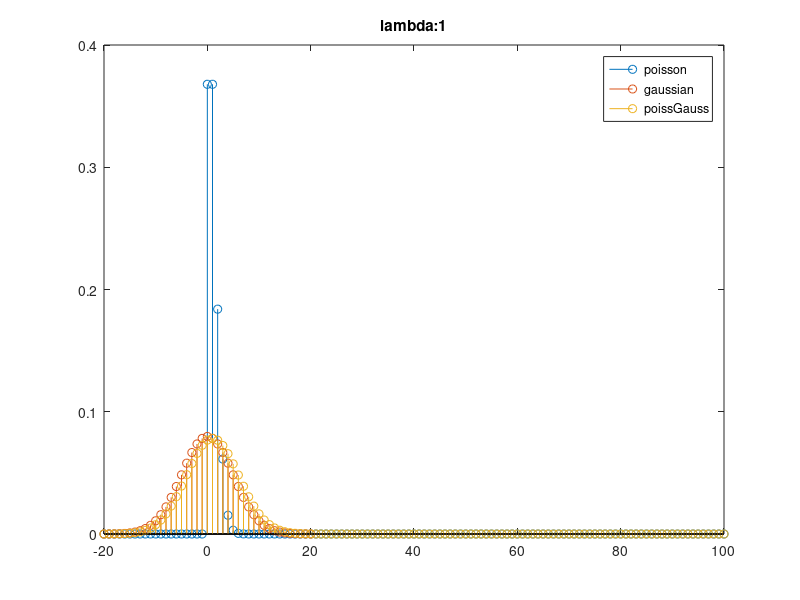
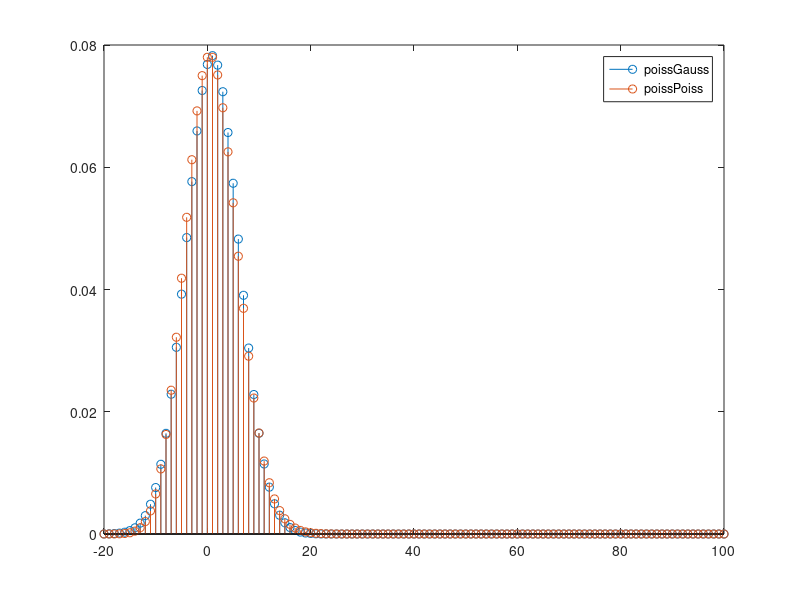

These charts were generated, in order, by the following MATLAB code: (Note: this script raises an error after producing the figures.)
%% explore poisson * gaussian noise
electronDOM = -20:1:100;
findDOM = 0:0.01:100;
offset = 0;
sigma = 5;
lambda = 1;
poiss = poisspdf(electronDOM,lambda);
gaussDOM = -round(sigma*4)+offset:round(sigma*4)+offset;
gauss = normpdf(gaussDOM,offset,sigma);
gauss = gauss / sum(gauss(:));
poissGauss = conv(poiss,gauss,'same');

poissPoiss = poisspdf(electronDOM+sigma^2,lambda+sigma^2);
figure;stem(electronDOM,poiss);hold on;stem(gaussDOM,gauss);stem(electronDOM,poissGauss);legend('poisson','gaussian','poissGauss');title(['lambda:' num2str(lambda)]);
figure;stem(electronDOM,poissGauss);hold on;stem(electronDOM,poissPoiss);legend('poissGauss','poissPoiss');

figure;plot(findDOM,contPoissPDF(findDOM,lambda));hold on; plot(findDOM,DPoissDLambdaPDF(findDOM,lambda));

lambdaDOM = 0:0.1:35;
datum = 5;
poiss = contPoissPDF(datum,lambdaDOM);
poissGauss = conv(poiss,gauss,'same');
figure;plot(lambdaDOM,poiss);hold on;plot(lambdaDOM,poissGauss);legend('poisson','poiss*gauss');
figure;hold on;
for datum = 0:5:20;
    poiss = contPoissPDF(datum,lambdaDOM);
    poissGauss = conv(poiss,gauss,'same');
    plot(lambdaDOM,poissGauss);
end
%% generate figure of noise

QE = 0.7;
offset = 100;
gain = 1/0.49;
synTest = genSyntheticSpots('useCase',2);
background = synTest.synBak;
spots = synTest.synAmp;
% background = padarray(synTest.synBak,[6,6,6]);
% spots      = padarray(synTest.synAmp,[6,6,6]);

dataSetSize = size(spots);
kernel = synTest.kernel;
kernel = kernel / sum(kernel(:));
kernel = threshPSF(kernel,0.000015);
kernel = kernel / sum(kernel(:));
background = convn(background,kernel);
background = unpadarray(background,size(spots));
kernel = kernel/max(kernel(:));
cameraNoise = genLogNormalNoiseVar(size(spots(:,:,1)))*1/gain^2;
cameraNoise = repmat(cameraNoise,[1 1 size(spots,3)]);
%cameraNoise = repmat(lognrnd(1.6,1.1,[dataSetSize(1),dataSetSize(2)]),[1 1 dataSetSize(3)]);
logKern = LOG3D([0.9,0.9,0.9].^2,[7 7 7]);

for i = 1:4
    bkgndPoiss = poissrnd(background);
    spotsPoiss = poissrnd(spots);
    bothPoiss = bkgndPoiss+spotsPoiss;
    sampledCameraNoise = normrnd(0,sqrt(cameraNoise));
    ADUdata = (bothPoiss+sampledCameraNoise)*QE*gain + offset;
    electronData = returnElectrons(ADUdata,gain,offset,QE);
    detected = findSpotsStage1(electronData,kernel,cameraNoise);
    detectedSans = findSpotsStage1(electronData,kernel,ones(size(cameraNoise)));
    logged = filterND(electronData,logKern);
    totalOutput = cat(2,spotsPoiss,bkgndPoiss,sampledCameraNoise,bothPoiss+sampledCameraNoise);
    exportSingleFitsStack(['~/Desktop/totalOutput' num2str(i)],xyMaxProjND(totalOutput));
    exportSingleFitsStack(['~/Desktop/LLRatio' num2str(i)],xyMaxProjND(detected.LLRatio));
    exportSingleFitsStack(['~/Desktop/log' num2str(i)],xyMaxProjND(logged));
end



electronData = returnElectrons(sampledData,cameraParams.gain,cameraParams.offset,cameraParams.QE);
detected = findSpotsStage1(electronData,kernel,cameraNoise);
detectedSans = findSpotsStage1(electronData,kernel,ones(size(cameraNoise)));

plot3Dstack(detected.LLRatio)

exportSingleFitsStack('~/Desktop/data',xyMaxProjND(sampledData));
exportSingleFitsStack('~/Desktop/truth',xyMaxProjND(spots));
exportSingleFitsStack('~/Desktop/bak',xyMaxProjND(background));
exportSingleFitsStack('~/Desktop/noise',xyMaxProjND(cameraNoise));
exportSingleFitsStack('~/Desktop/poisson',xyMaxProjND(poissonNoiseOnly));
exportSingleFitsStack('~/Desktop/LLRatio',xyMaxProjND(detected.LLRatio));
exportSingleFitsStack('~/Desktop/LLRatioSansNoiseModel',xyMaxProjND(detectedSans.LLRatio));
exportSingleFitsStack('~/Desktop/B',xyMaxProjND(detected.B1));
exportSingleFitsStack('~/Desktop/A',xyMaxProjND(detected.A1));
exportSingleFitsStack('~/Desktop/B0',xyMaxProjND(detected.B0));
exportSingleFitsStack('~/Desktop/truthBak',xyMaxProjND(trueData));
%% generate a bunch of spots at different As and Bs then test spot detection codeon those datasets
dataSetSize = [21,21,11];
readNoiseData = repmat(lognrnd(1.6,1.1,[dataSetSize(1),dataSetSize(2)]),[1 1 dataSetSize(3)]);
gain          = 2.1;     % ADU/electrons
offset        = 100;     % ADU units
QE            = 0.7;
Nsamples      = 10;
params = {'dataSetSize',dataSetSize,'readNoiseData',readNoiseData,'gain',gain,'offset',offset,'QE',QE,'Nsamples',Nsamples};
% genDataSetGivenAB(1000,1,params{:});
genBatteryOfABs(params);
% CHECK IF READNOISE IS BEING PASSED TO FCSPOTDETECTION3
doSpotDetectionOnDataSet('~/Desktop/matlabGenerated/fcData/genData');
% analyzeDataSet('/Users/fchang/Desktop/matlabGenerated/fcProcessed');
analyzeDetectedSpots('~/Desktop/matlabGenerated/fcProcessed','~/Desktop/matlabGenerated/fcData/genData');
%% test recall rate and localization error at a given A,B value
A = 100;
B = 5;
% generate sample dataset size
sampleSpot                = genSyntheticSpots(...
    'useCase',1);
readNoiseData = repmat(lognrnd(1.6,1.1,size(sampleSpot.data(:,:,1))),[1 1 size(sampleSpot.data,3)]);
gain          = 2.1;     % ADU/electrons
offset        = 100;     % ADU units
QE            = 0.7;

% here is a single spot with parameters {xp,yp,zp,amp},
spotParamStruct1.xp       = 0.45657e-6;          % (units m in specimen plane)
spotParamStruct1.yp       = 0.12246e-6;          % (units m in specimen plane)
spotParamStruct1.zp       = 0.113245e-6;         % (units m in specimen plane)
spotParamStruct1.amp      = A;                   % (number of electrons at peak)
spotList                  = {spotParamStruct1};
sampleSpot                = genSyntheticSpots(...
    'useCase',2,'bkgndVal',B,'readNoise',readNoiseData,'gain',gain,'offset',offset,'QE',QE,'spotList',spotList);

groundTruthData = sampleSpot.synAmp + sampleSpot.synBak;
cameraNoiseData = genCameraNoiseOnly(groundTruthData,'readNoise',readNoiseData,'gain',gain,'offset',offset,'QE',QE);
[electronData,photonData] = returnElectrons(cameraNoiseData,gain,offset,QE);

% generate theta vector for that sample spot
theta = genThetaFromSynSpotStruct_for_single3DGauss(sampleSpot.synSpotList{1});
% generate domain of the sample spot
domains = genDomainFromSampleSpot(sampleSpot);

% setup spot info struct for spot detection
sigmaSqVector = cell2mat(theta(4:6));
sizeVector = [7 7 7];
kernel = ndGauss(sigmaSqVector,sizeVector);
% normalize kernele to peak height = 1
kernel = kernel / max(kernel(:));
spotInfo.spotData = kernel;
spotInfo.lambdaModel = @lambda_single3DGauss;
spotInfo.constThetaVals = sigmaSqVector;
spotInfo.constThetaSet = [0 0 0 1 1 1 0 0];
[spotParams,estimated,candidates] = fcSpotDetection(electronData);
%% check broken pixel correction
% camera settings
sampleSpot                = genSyntheticSpots(...
    'useCase',1);
readNoiseData = repmat(lognrnd(1.6,1.1,size(sampleSpot.data(:,:,1))),[1 1 size(sampleSpot.data,3)]);
gain          = 2.1;     % ADU/electrons
offset        = 100;     % ADU units
QE            = 0.7;
% % here is a single spot with parameters {xp,yp,zp,amp},
% spotParamStruct1.xp       = 0.45657e-6;          % (units m in specimen plane)
% spotParamStruct1.yp       = 0.12246e-6;          % (units m in specimen plane)
% spotParamStruct1.zp       = 0.113245e-6;         % (units m in specimen plane)
% spotParamStruct1.amp      = 7;                   % (number of electrons at peak)
background                = 5;
% % generate that spot
% spotList                  = {spotParamStruct1};
%  sampleSpot                = genSyntheticSpots(...
%     'useCase',2,'spotList',spotList,'bkgndVal',background,'readNoise',readNoise,'gain',gain,'offset',offset,'QE',QE);

meanInt = 40;
sampleSpot                = genSyntheticSpots(...
    'useCase',1,'bkgndVal',background,'readNoise',readNoiseData,'gain',gain,'offset',offset,'QE',QE,'meanInt',meanInt);
% convert back to photons
[electronData,photonData] = returnElectrons(sampleSpot.data,gain,offset,QE);
% generate theta vector for that sample spot
theta = genThetaFromSynSpotStruct_for_single3DGauss(sampleSpot.synSpotList{1});
% generate domain of the sample spot
domains = genDomainFromSampleSpot(sampleSpot);

% setup spot info struct for spot detection
sigmaSqVector = cell2mat(theta(4:6));
sizeVector = [7 7 7];
kernel = ndGauss(sigmaSqVector,sizeVector);
% normalize kernele to peak height = 1
kernel = kernel / max(kernel(:));
spotInfo.spotData = kernel;
spotInfo.lambdaModel = @lambda_single3DGauss;
spotInfo.constThetaVals = sigmaSqVector;
spotInfo.constThetaSet = [0 0 0 1 1 1 0 0];

% spot detection
% estimated = findSpotsStage1(electronData,spotInfo.spotData,readNoiseData);
% plot3Dstack(estimated.LLRatio);
% plot3Dstack(sampleSpot.synAmp);
% plot3Dstack(readNoiseData);
% estimatedNAIVE = findSpotsStage1(electronData,spotInfo.spotData,1.6*ones(size(sampleSpot.data)));
% plot3Dstack(estimatedNAIVE.LLRatio);

% simulate spots many times and see what it looks like variable camera
% noise looks like
saveFolder = '~/Desktop/variableReadNoiseSim';
mkdir(saveFolder);
N = 100;
I = imread('rice.png');
breakNumPixels = 10;
truthData = sampleSpot.synAmp + sampleSpot.synBak;
selectPixel = randperm(numel(truthData));
selectPixel = selectPixel(1:breakNumPixels);
readNoiseData(selectPixel) = inf;
for i = 1:N
    sampledData = genMicroscopeNoise(truthData,'readNoise',readNoiseData,'gain',gain,'offset',offset,'QE',QE);
    % break the pixels
    %     sampledData(selectPixel) =  100;
    [electronData,photonData] = returnElectrons(sampledData,gain,offset,QE);
    electronData(selectPixel) = 100;
    estimated = findSpotsStage1(electronData,spotInfo.spotData,readNoiseData);
    estimatedNAIVE = findSpotsStage1(electronData,spotInfo.spotData,1.6*ones(size(sampledData)));
    
    estimatedLLRatio = return3Views(estimated.LLRatio,-1);
    estimatedNAIVELLRatio = return3Views(estimatedNAIVE.LLRatio,-1);
    electronData = return3Views(electronData,-1);
    
    exportSingleFitsStack([saveFolder filesep 'electronData' num2str(i)],electronData);
    exportSingleFitsStack([saveFolder filesep 'estimatedNAIVELLRatio' num2str(i)],estimatedNAIVELLRatio);
    exportSingleFitsStack([saveFolder filesep 'estimatedLLRatio' num2str(i)],estimatedLLRatio);
end

% simulate many times and see how broken pixels look like
exportSingleFitsStack([saveFolder filesep 'truthData'],return3Views(sampleSpot.synAmp));
exportSingleFitsStack([saveFolder filesep 'readNoise'],return3Views(readNoiseData));


%% do spot detection
% camera settings
readNoise     = 1.0;     % electrons (sigma = rms)
gain          = 2.1;     % ADU/electrons
offset        = 100;     % ADU units
QE            = 0.7;
% % here is a single spot with parameters {xp,yp,zp,amp},
% spotParamStruct1.xp       = 0.45657e-6;          % (units m in specimen plane)
% spotParamStruct1.yp       = 0.12246e-6;          % (units m in specimen plane)
% spotParamStruct1.zp       = 0.113245e-6;         % (units m in specimen plane)
% spotParamStruct1.amp      = 7;                   % (number of electrons at peak)
background                = 5;
% % generate that spot
% spotList                  = {spotParamStruct1};
%  sampleSpot                = genSyntheticSpots(...
%     'useCase',2,'spotList',spotList,'bkgndVal',background,'readNoise',readNoise,'gain',gain,'offset',offset,'QE',QE);

meanInt = 10;
sampleSpot                = genSyntheticSpots(...
    'useCase',1,'bkgndVal',background,'readNoise',readNoise,'gain',gain,'offset',offset,'QE',QE,'meanInt',meanInt);
% convert back to photons
[electronData,photonData] = returnElectrons(sampleSpot.data,gain,offset,QE);
% generate theta vector for that sample spot
theta = genThetaFromSynSpotStruct_for_single3DGauss(sampleSpot.synSpotList{1});
% generate domain of the sample spot
domains = genDomainFromSampleSpot(sampleSpot);

% setup spot info struct for spot detection
sigmaSqVector = cell2mat(theta(4:6));
sizeVector = [7 7 7];
kernel = ndGauss(sigmaSqVector,sizeVector);
% normalize kernele to peak height = 1
kernel = kernel / max(kernel(:));
spotInfo.spotData = kernel;
spotInfo.lambdaModel = @lambda_single3DGauss;
spotInfo.constThetaVals = sigmaSqVector;
spotInfo.constThetaSet = [0 0 0 1 1 1 0 0];
readNoiseData = readNoise*ones(size(electronData));
% spot detection
spotParams = fcSpotDetection(electronData,spotInfo,readNoiseData);

%% test cramer rao bound
N = 10000;
% if you want to use user defined spots
spotParamStruct1.xp   = 0.45657e-6;  %(units m in specimen plane)
spotParamStruct1.yp   = 0.12246e-6;  %(units m in specimen plane)
spotParamStruct1.zp   = 0.113245e-6;  %(units m in specimen plane)
spotParamStruct1.amp  = 7;    %(number of electrons at peak)
spotList        = {spotParamStruct1};
test = genSyntheticSpots('useCase',2,'spotList',spotList);
% data holders
maskHolder = false(size(test.data,1),size(test.data,2),N);
numPixHolder = zeros(N,1);
otherHolder = cell(N,1);
statHolderForLoose = cell(N,1);
statHolderTight    = cell(N,1);
% generate ideal 7x7x7 candidate
BWmask = zeros(size(test.data));
BWmask(round(test.synSpotList{1}.xPixel),round(test.synSpotList{1}.yPixel),round(test.synSpotList{1}.zPixel)) = 1;
BWmask = imdilate(BWmask,strel('arbitrary',ones(7,7,7)));
stats1 = regionprops(BWmask,'PixelIdxList','PixelList');
candidates.BWmask   = BWmask;
candidates.stats    = stats1;
% generate spots
kernSize = [7,7,7];
gaussSigmas = [test.synSpotList{1}.sigmaxy,test.synSpotList{1}.sigmaxy,test.synSpotList{1}.sigmaz];
gaussKern = ndGauss(gaussSigmas,kernSize);
gaussKern = gaussKern / max(gaussKern(:));
% generate read noise
sigmasq = 1.6*ones(size(test.data));
% find spots
fprintf('Progress:\n');
fprintf(['\n' repmat('.',1,N) '\n\n']);
tic;
parfor ii = 1:N
    fprintf('\b|\n');
    test = genSyntheticSpots('useCase',2,'spotList',spotList);
    [~, photons]= returnElectrons(test.data,2.1,100,0.7);
    % detect spots
    detected = findSpotsStage1(photons,gaussKern,sigmasq);
    candidatesSimple = findSpotsStage2(detected);
    maskHolder(:,:,ii) = maxintensityproj(candidates.BWmask,3);
    statHolderForLoose{ii} = findSpotsStage3(photons,gaussSigmas,sigmasq,detected,candidatesSimple,'doPloteveryN',inf);
    statHolderTight{ii} = findSpotsStage3(photons,gaussSigmas,sigmasq,detected,candidates,'doPloteveryN',inf);
end
toc
checkCramerRaoBound(statHolderForLoose,test.synSpotList{1},kernSize,sigmasq);

%% generic data generator
% generate data
% if you want to use user defined spots
spotParamStruct1.xp   = 0.45e-6;  %(units m in specimen plane)
spotParamStruct1.yp   = 0.12e-6;  %(units m in specimen plane)
spotParamStruct1.zp   = 0.11e-6;  %(units m in specimen plane)
spotParamStruct1.amp  = 7;    %(number of electrons at peak)
%spotParamStruct1.bak  = (will be assigned params.bkgndVal)
% spotList = {spotParamStruct1,spotParamStruct2,...};
spotList        = {spotParamStruct1};
test = genSyntheticSpots('useCase',2,'spotList',spotList);
[electrons, photons]= returnElectrons(test.data,2.1,100,0.7);
sigmasq = 1.6*ones(size(photons));
% generate spots
psfData = genPSF('onlyPSF',false,'plotProfiles',false);
gaussSigmas = psfData.gaussSigmas;
kernSize = [7,7,7];
gaussKern = ndGauss(gaussSigmas,kernSize);
gaussKern = gaussKern / max(gaussKern(:));
% detect spots
detected = findSpotsStage1(photons,gaussKern,sigmasq);
stats  = findSpotsStage3(photons,gaussSigmas,sigmasq,detected,candidates,'doPloteveryN',inf);
%% test cramer rao bound
N = 10000;
% if you want to use user defined spots
spotParamStruct1.xp   = 0.45657e-6;  %(units m in specimen plane)
spotParamStruct1.yp   = 0.12246e-6;  %(units m in specimen plane)
spotParamStruct1.zp   = 0.113245e-6;  %(units m in specimen plane)
spotParamStruct1.amp  = 100;    %(number of electrons at peak)
%spotParamStruct1.bak  = (will be assigned params.bkgndVal)
% spotList = {spotParamStruct1,spotParamStruct2,...};
spotList        = {spotParamStruct1};
thetaMLE = cell(N,1);
thetaVAR = cell(N,1);
LLMLE    = cell(N,1);
test = genSyntheticSpots('useCase',2,'spotList',spotList);
BWmask = zeros(size(test.data));
BWmask(round(test.synSpotList{1}.xPixel),round(test.synSpotList{1}.yPixel),round(test.synSpotList{1}.zPixel)) = 1;
BWmask = imdilate(BWmask,strel('arbitrary',ones(7,7,7)));
stats1 = regionprops(BWmask,'PixelIdxList','PixelList');
candidates.BWmask   = BWmask;
candidates.stats    = stats1;
tic;
fprintf('Progress:\n');
fprintf(['\n' repmat('.',1,N) '\n\n']);
parfor ii = 1:N
    fprintf('\b|\n');
    test = genSyntheticSpots('useCase',2,'spotList',spotList);
    [electrons, photons]= returnElectrons(test.data,2.1,100,0.7);
    sigmasq = 1.6*ones(size(photons));
    % generate spots
    psfData = genPSF('onlyPSF',false,'plotProfiles',false);
    gaussSigmas = psfData.gaussSigmas;
    kernSize = [7,7,7];
    gaussKern = ndGauss(gaussSigmas,kernSize);
    gaussKern = gaussKern / max(gaussKern(:));
    % detect spots
    detected = findSpotsStage1(photons,gaussKern,sigmasq);
    %%%%%% candidates = the right stuff first
    stats  = findSpotsStage3(photons,gaussSigmas,sigmasq,detected,candidates,'doPloteveryN',inf,'type',3);
    % pluck out maximum logLike
    if ~isempty(stats)
        if ~isempty(stats{1}.thetaMLE)
            logLike = cellfun(@(x) x.logLike, stats);
            [~,maxI] = max(logLike);
            stats = stats{maxI};
            thetaMLE{ii} = stats.thetaMLE;
            thetaVAR{ii} = stats.thetaVar;
            LLMLE{ii}    = stats.logLike;
        end
    end
end
toc
LLRatios = real([LLMLE{:}]);
xPos = cellfun(@(x) x{1},thetaMLE(~findEmptyCells(thetaMLE)));
xVar = cellfun(@(x) x(1),thetaVAR(~findEmptyCells(thetaVAR)));
%% i want to know if Loglikelihood is better than Lap of gaussian vs NCC vs MLEA
% yup, it is.  -fc
N = 1000000;
saveFolder = '~/Desktop/LOGvsMLEAvsLLRatio';

gaussSigmas = [0.9,0.9,0.9];
kernSize = [7,7,7];
gaussKern = ndGauss(gaussSigmas,kernSize);
gaussKern = gaussKern / max(gaussKern(:));
test = genSyntheticSpots('useCase',2);
% read noise definition
%sigmasq = 1.6*ones(size(test.data));
sigmasq = genLogNormalNoiseVar(size(test.data),'extrudeInZ',true);

logKern = LOG3D(gaussSigmas.^2,kernSize);

sizeData = size(test.data);

LOGVals = zeros(N,1);
AVals   = zeros(N,1);
AWONoiseVals   = zeros(N,1);
LLRatioFull = zeros(N,1);
NCCVals  = zeros(N,1);
convVals = zeros(N,1);

LOGVals0 = zeros(N,1);
AVals0   = zeros(N,1);
AWONoiseVals0   = zeros(N,1);
LLRatioFull0 = zeros(N,1);
NCCVals0   = zeros(N,1);
convVals0 = zeros(N,1);

noSpotCoors = {16,10,5};

[~,~,~] = mkdir(saveFolder);
[~,~,~] = mkdir([saveFolder filesep 'data']);
[~,~,~] = mkdir([saveFolder filesep 'A']);
[~,~,~] = mkdir([saveFolder filesep 'AWONoise']);
[~,~,~] = mkdir([saveFolder filesep 'LOG']);
[~,~,~] = mkdir([saveFolder filesep 'LLratio']);
[~,~,~] = mkdir([saveFolder filesep 'NCC']);
[~,~,~] = mkdir([saveFolder filesep 'readNoise']);
[~,~,~] = mkdir([saveFolder filesep 'convData']);
tic;

parfor i = 1:N
    display(i);
    sigmasq = genLogNormalNoiseVar(sizeData,'extrudeInZ',true);
    test = genSyntheticSpots('useCase',2,'readNoiseData',sigmasq);
    spotCoors = {test.synSpotList{1}.xPixel,test.synSpotList{1}.yPixel,test.synSpotList{1}.zPixel};
    spotCoors = cellfunNonUniformOutput(@round,spotCoors);
    data = returnElectrons(test.data,2.1,100,0.7);
    detected = findSpotsStage1(data,gaussKern,sigmasq);
    detectedWONoise = findSpotsStage1(data,gaussKern,ones(size(test.data)));
    padData = padarray(data,size(logKern),'replicate');
    logData = unpadarray(convFFTND(padData,logKern),size(data));
    convData = unpadarray(convFFTND(padData,gaussKern),size(data));
    NCC = normxcorr3FFT(gaussKern,data);
    % with spot
    LOGVals(i) = logData(spotCoors{:});
    AVals(i) = detected.A1(spotCoors{:});
    AWONoiseVals(i) = detectedWONoise.A1(spotCoors{:});
    LLRatioFull(i) = detected.LLRatio(spotCoors{:});
    convVals(i) = convData(spotCoors{:});
    NCCVals(i) = NCC(spotCoors{:});
    % without spot
    LOGVals0(i) = logData(noSpotCoors{:});
    AVals0(i) = detected.A1(noSpotCoors{:});
    AWONoiseVals0(i) = detectedWONoise.A1(noSpotCoors{:});
    LLRatioFull0(i) = detected.LLRatio(noSpotCoors{:});
    NCCVals0(i) = NCC(noSpotCoors{:});
    convVals0(i) = convData(noSpotCoors{:});
    % save images
    maxData = maxintensityproj(data,3);
    maxA    = maxintensityproj(detected.A1,3);
    maxAWONoise = maxintensityproj(detectedWONoise.A1,3);
    maxLOG  = maxintensityproj(logData,3);
    maxLLratio = maxintensityproj(detected.LLRatio,3);
    maxNCC  = maxintensityproj(NCC,3);
    maxNoise = maxintensityproj(sigmasq,3);
    maxConv  = maxintensityproj(convData,3);
    
    %     fits_write([saveFolder filesep 'data' filesep 'data' num2str(i) '.fits'],maxData);
    %     fits_write([saveFolder filesep 'A' filesep 'A' num2str(i) '.fits'],maxA);
    %     fits_write([saveFolder filesep 'LOG' filesep 'LOG' num2str(i) '.fits'],maxLOG);
    %     fits_write([saveFolder filesep 'LLratio' filesep 'LLratio' num2str(i) '.fits'],maxLLratio);
    %     fits_write([saveFolder filesep 'NCC' filesep 'NCC' num2str(i) '.fits'],maxNCC);
    %     fits_write([saveFolder filesep 'AWONoise' filesep 'AWONoise' num2str(i) '.fits'],maxAWONoise);
    %     fits_write([saveFolder filesep 'readNoise' filesep 'readNoise' num2str(i) '.fits'],maxNoise);
    %     fits_write([saveFolder filesep 'convData' filesep 'convData' num2str(i) '.fits'],maxConv);
end
toc
% fits_write([saveFolder filesep 'truth.fits'],maxintensityproj(test.synAmp,3));
save([saveFolder filesep 'data'],'LOGVals','AVals','AWONoiseVals','LLRatioFull','NCCVals','convVals','LOGVals0','AVals0','AWONoiseVals0','LLRatioFull0','NCCVals0','convVals0');
% LOGdatas = genROC('Laplacian of Gaussian',LOGVals,LOGVals0);
% % Adatas = genROC('MLE of Amp',AVals,AVals0);
% LLratiodatas = genROC('Log(LikelihoodRatio)',LL1Vals-LL0Vals,LL1Vals0-LL0Vals0);
% LLratioFulldatas = genROC('Log(LikelihoodRatioFull)',LLRatioFull,LLRatioFull0);
%% test gradient ascent
test = genSyntheticSpots('useCase',2);
trueData = test.synAmp+test.synBak;
data = returnElectrons(test.data,2.1,100);
[x,y,z] = meshgrid(1:19,1:19,1:25);
domains = {x,y,z};
kern = ndGauss([0.9,0.9,0.9],[7,7,7]);
detected = findSpotsStage1(data,kern,1.6*ones(size(data)));
% filter stage 1 by likelihood

trueTheta = {test.synSpotList{1}.xPixel,test.synSpotList{1}.yPixel,test.synSpotList{1}.zPixel,0.9,0.9,0.9,test.synSpotList{1}.amp,test.synSpotList{1}.bak};
testTheta = {test.synSpotList{1}.xPixel+1,test.synSpotList{1}.yPixel+1,test.synSpotList{1}.zPixel+1,0.9,0.9,0.9,test.synSpotList{1}.amp-1,test.synSpotList{1}.bak+1};
readNoise = 1.6*ones(size(data));
state = MLEbyIteration(data,testTheta,readNoise,domains,3);


%% test simple example to see if gradient and hessian functions are reporting correctly
[x,y,z] = meshgrid(-10:0.1:10,0,0);
amp = 10;
bak = 4;
data = amp*normpdf(x,0,2)+bak;
domains = {x,y,z};
theta = {0,0,0,2,0,0,amp,bak};
readNoise = 1.6*ones(size(data));
params.stepSize     = 1;
params.numSteps     = 1000;
params.lambda       = @lambda_single3DGauss;
params.maxThetas    = [1 1 1 0 0 0 1 1];
params.DLLDTheta    = @DLLDTheta;
params.DLLDLambda   = @DLLDLambda_PoissPoiss;
params.LogLike      = @logLike_PoissPoiss;


% define gradient function
gradFunc = @(theta,data) params.DLLDTheta(params.LogLike,params.DLLDLambda,params.lambda,data,readNoise,theta,domains,params.maxThetas,1);
% define hessian function
hessFunc = @(theta,data) params.DLLDTheta(params.LogLike,params.DLLDLambda,params.lambda,data,readNoise,theta,domains,params.maxThetas,2);



%% test first stage MLE
% it returns the parameters inputed to simulate the microscope
N = 1000;
ABasket = zeros(N,1);
BBasket = zeros(N,1);
kern1 = genPSF();
for i = 1:N
    display(i);
    test = genSyntheticSpots('useCase',2);
    inElectrons = returnElectrons(test.data,2.1,100);
    detected = findSpotsStageOne((inElectrons)*(1/0.7),kern1,ones(size(test.data)));
    Aest = detected.A;
    Best = detected.B;
    ABasket(i) = max(Aest(:));
    BBasket(i) = max(Best(:));
end

%% test gradient ascent MLE
% generate synthetic data with 1 spot
test = genSyntheticSpots('useCase',2);
% find the coordinate of maximum intensity
startCoor = ind2subND(size(test.data),find(test.data == max(test.data(:))));
inElectrons = returnElectrons(test.data,2.1,100);
kern = genPSF('onlyPSF',false);
detectedWPSF = findSpotsStageOne((inElectrons)*(1/0.7),threshPSF(kern.glPSF,0.08),ones(size(test.data)));
detectedWGauss = findSpotsStageOne((inElectrons)*(1/0.7),threshPSF(kern.gaussKern,0.08),ones(size(test.data)));
Aest = detectedWPSF.A(startCoor{:});
Best = detectedWPSF.B(startCoor{:});
sqrtBest = sqrt(Best);



%% plot 3d gradient vector field using quiver3(x,y,z,u,v,w)
test = genSyntheticSpots('useCase',2);
inElectrons = returnElectrons(test.data,2.1,100);
inPhotons = (inElectrons)*(1/0.7);
kern = genPSF('onlyPSF',false);
detectedWPSF = findSpotsStageOne(inPhotons,threshPSF(kern.glPSF,0.08),ones(size(test.data)));
% find the coordinate of maximum intensity
startCoor = ind2subND(size(detectedWPSF.A),find(detectedWPSF.A == max(detectedWPSF.A(:))));
Aest = detectedWPSF.A(startCoor{:});
Best = detectedWPSF.B(startCoor{:});
kernSigmas = {kern.gaussSigmas(1),kern.gaussSigmas(2),kern.gaussSigmas(3)};
initParam = [Aest,Best,startCoor{:},kernSigmas{:}];
useParam = [1,1,1,1,1,0,0,0];
close all;
param = doGradientSearch(initParam,useParam,@DLogDTheta_Spot1,inPhotons,'maxIter',1000,'stepSize',.1);
plot3Dstack(detectedWPSF.A,'clustCent',[param(3);param(4);param(5)]);
% DLogDTheta = calcDLogDTheta(Aest,Best,startCoor,kernSigmas,inPhotons);
% sampling = 1:1:numel(test.data);
% basketGrad = {};
% basketCoor = {};
% zSlice = 5;
% index = 1;
% for i = 1:size(test.data,1)
%     for j = 1:size(test.data,2)
%         currCoor = {i,j,zSlice};
%         DLogDTheta = calcDLogDTheta(Aest,Best,currCoor,kernSigmas,inPhotons);
%         basketGrad{index} = DLogDTheta(3:5);
%         basketCoor{index} = [currCoor{:}]';
%         index = index+1;
%     end
% end
% basketCoor = cell2mat(basketCoor)';
% basketGrad = cell2mat(basketGrad)';
% imagesc(detectedWPSF.A(:,:,zSlice));
% colormap gray
% hold on;
% quiver(basketCoor(:,1),basketCoor(:,2),basketGrad(:,1),basketGrad(:,2),'sr','filled');
% quiver3(basketCoor(:,1),basketCoor(:,2),basketCoor(:,3),basketGrad(:,1),basketGrad(:,2),basketGrad(:,3),'sr','filled');

%% generate different SNR
kern = genPSF('onlyPSF',false);
As = 10:4:30;
for j = 1:1000
    index = 1;
    for i = As
        spotParamStruct1.xp   = .2e-6;  %(units m in specimen plane)
        spotParamStruct1.yp   = .1e-6;  %(units m in specimen plane)
        spotParamStruct1.zp   = 0e-6;  %(units m in specimen plane)
        spotParamStruct1.amp  = i;    %(number of electrons at peak)
        sampleData = genSyntheticSpots('useCase',2,'bkgndVal',10,'spotList',{spotParamStruct1});
        % convert to photons
        inElectrons = returnElectrons(sampleData.data,2.1,100);
        inPhotons = (inElectrons)*(1/0.7);
        % grab kernel
        kern = genPSF('onlyPSF',false);
        % do stage 1
        detectedWPSF = findSpotsStageOne(inPhotons,threshPSF(kern.glPSF,0.04),ones(size(sampleData.data)));
        % save them
        if index == 1
            catenated = cat(2,maxintensityproj(detectedWPSF.A,3),maxintensityproj(sampleData.synAmp,3),maxintensityproj(detectedWPSF.B,3),maxintensityproj(sampleData.synBak,3));
            datas = maxintensityproj(sampleData.data,3);
        else
            catenated = cat(1,catenated,cat(2,maxintensityproj(detectedWPSF.A,3),maxintensityproj(sampleData.synAmp,3),maxintensityproj(detectedWPSF.B,3),maxintensityproj(sampleData.synBak,3)));
            datas = cat(1,datas,maxintensityproj(sampleData.data,3));
        end
        index = index+1;
    end
    exportSingleTifStack(['~/Desktop/test/catenated' num2str(j)],uint8(round(catenated*10)));
    exportSingleTifStack(['~/Desktop/test/datas' num2str(j)],uint8(round(datas)));
end
% setup stage 2
startCoor = ind2subND(size(detectedWPSF.A),find(detectedWPSF.A == max(detectedWPSF.A(:))));
Aest = detectedWPSF.A(startCoor{:});
Best = detectedWPSF.B(startCoor{:});
kernSigmas = {kern.gaussSigmas(1),kern.gaussSigmas(2),kern.gaussSigmas(3)};
initParam = [Aest,Best,startCoor{:},kernSigmas{:}];
useParam = [1,1,1,1,1,0,0,0];
% do stage 2
param = doGradientSearch(initParam,useParam,@DLogDTheta_Spot1,inPhotons,'maxIter',10000,'stepSize',1);



%% thousand points of light
thresh = 10;
minVolume = 10;
kern = genPSF('onlyPSF',false);
kernSigmas = {kern.gaussSigmas(1),kern.gaussSigmas(2),kern.gaussSigmas(3)};
kern = threshPSF(kern.glPSF,0.04);
BBoxSize = size(kern);
% sampleData = genSyntheticSpots('useCase',1,'zSteps',40,'ru',150,'meanInt',21,'numSpots',100);
detectedWPSF = findSpotsStageOne(sampleData.data,kern,ones(size(sampleData.data)));
% find candidate spots
BWmask = detectedWPSF.A > thresh;
% make sure candidate spots have a certain volume
BWmask = bwareaopen(BWmask, minVolume,6);
stats = regionprops(BWmask);
% find iterative MLE for every candidate
clustCent = zeros(3,numel(stats));
for i = 1:numel(stats)
    curCorr = stats(i).Centroid;
    %     curData = getSubsetwCentroidANdBBoxSizeND(sampleData.data,curCorr,BBoxSize);
    %     curAest = getSubsetwCentroidANdBBoxSizeND(detectedWPSF.A,curCorr,BBoxSize);
    %     curBest = getSubsetwCentroidANdBBoxSizeND(detectedWPSF.B,curCorr,BBoxSize);
    %     startCoor = ind2subND(size(curAest),find(curAest == max(curAest(:))));
    %     Aest = curAest(startCoor{:});
    %     Best = curBest(startCoor{:});
    %     initParam = [Aest,Best,startCoor{:},kernSigmas{:}];
    %     useParam = [1,1,1,1,1,0,0,0];
    %     param = doGradientSearch(initParam,useParam,@DLogDTheta_Spot1,curData,'maxIter',2000,'stepSize',10,'plotFunc',[]);
    %     coorEst = param(3:5);
    %     plot3Dstack(detectedWPSF.A,'clustCent',curCorr([2,1,3])');
    clustCent(:,i) = curCorr([2,1,3])';
end

%% test speed of various approaches to dot products and formatting
clear
test = rand(100*100*20,8);
kern = rand(100*100*20,1);
tic
output = sum(bsxfun(@times,test,kern));
toc
test1 = cell(8,1);
for i = 1:8
    test1{i} = rand(100*100*20,1);
end

tic;
output = zeros(8,1);
for i =1:8
    output(i) = test1{i}'*kern;
end
toc

% cell array dot product is just as fast as the bsxfun approach...i think i
% will do that way since i can use scalars as well.

%% test passing by reference
test = rand(1000,1000,20);
A = test;
B = test;
C = test;
dataStruct.A = test;
dataStruct.B = test;
dataStruct.C = test;
tic;
for i = 1:10
    dataStruct = inPlace(dataStruct);
    dataStruct.A = dataStruct.A+1;
    dataStruct.B = dataStruct.B+2;
    dataStruct.C = dataStruct.C+3;
end
toc
tic;
[A1,B1,C1] = notInPlace(A,B,C);
[A2,B1,C1] = notInPlace(A1,B1,C1);
toc

%% testing function speed
tic;
for i = 1:1000
    if isempty(firstDerivatives)
    end
end
toc
